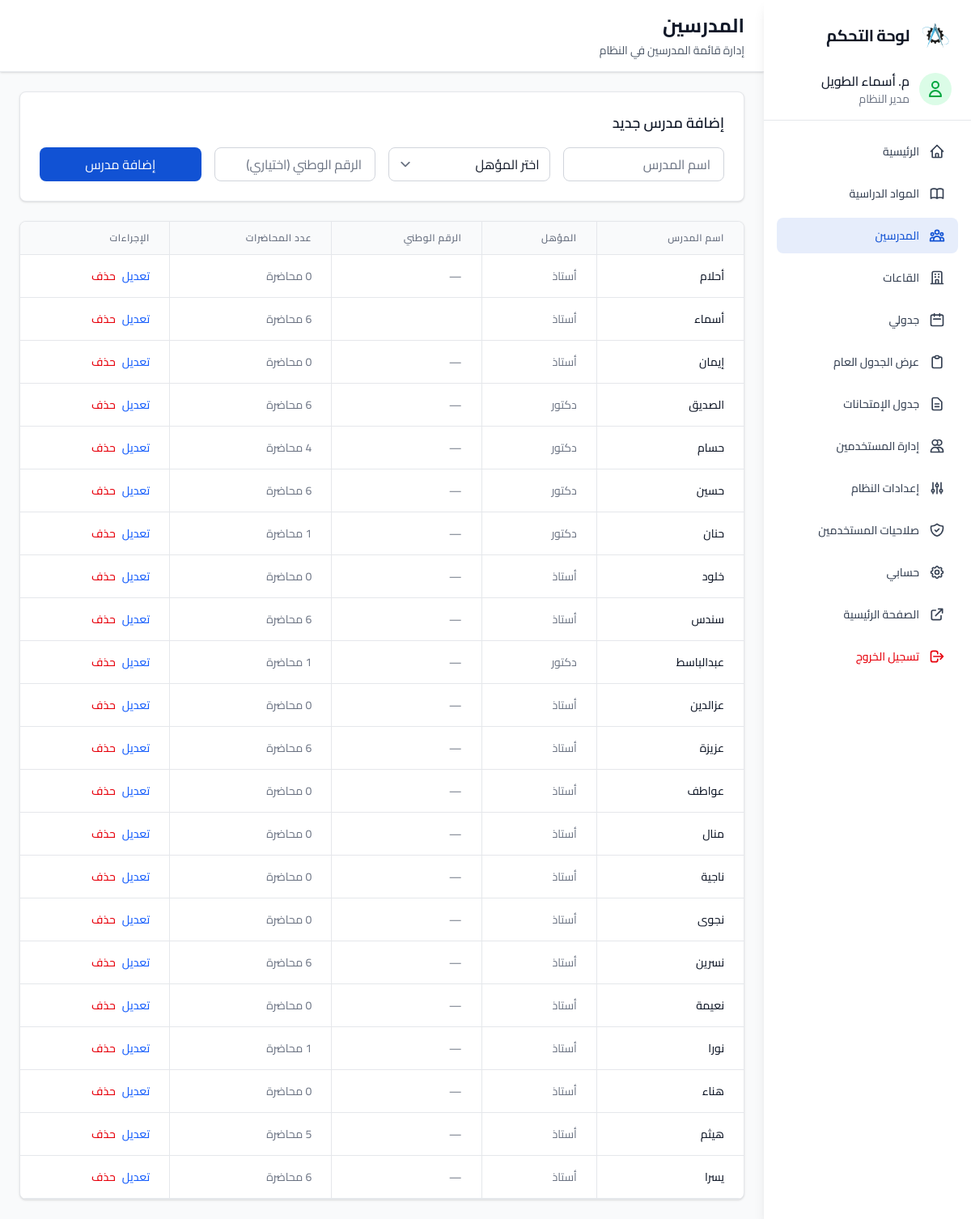
The page /Admin/teachers.php (signed in) on the database its author committed.
### tables this page shows
CREATE TABLE `teachers` (
  `id` int(11) NOT NULL AUTO_INCREMENT,
  `name` varchar(50) NOT NULL,
  `title` varchar(20) DEFAULT NULL,
  `national_id` varchar(20) DEFAULT NULL,
  `password` varchar(255) DEFAULT NULL,
  `must_change_password` tinyint(1) NOT NULL DEFAULT 1,
  PRIMARY KEY (`id`),
  UNIQUE KEY `national_id` (`national_id`)
);

### includes/auth_check.php (called while the page is built, shortened)
<?php
function isAdmin() {
    return isset($_SESSION['role']) && $_SESSION['role'] === 'admin';
}
?>

### Admin/teachers.php (the view, shortened to what this page needs)
<?php
require_once '../includes/config.php';
require_once '../includes/auth_check.php';
$teachers = $pdo->query("SELECT id, name, title, national_id FROM teachers ORDER BY name")->fetchAll();
?>
<!DOCTYPE html>
<html dir="rtl" lang="ar">
<head>
    <link rel="stylesheet" href="../assets/CSS/style.css">
    <link href="../assets/fonts/cairo.css" rel="stylesheet"/>
</head>
<body class="font-sans antialiased bg-gray-50">
<?php include 'sidebar.php'; ?>
    <main class="flex-1 overflow-y-auto pt-0">
        <header class="bg-white shadow-sm border-b border-gray-200">
            <div class="px-6 py-4">
                <h1 class="text-2xl font-bold text-gray-900">المدرسين</h1>
                <p class="text-sm text-gray-600 mt-1">إدارة قائمة المدرسين في النظام</p>
            </div>
        </header>
        <div class="p-3 md:p-6">
            <?php if (isAdmin() || (isUser() && $perms['perm_user_teachers_add'])): ?>
            <div class="bg-white rounded-custom shadow border border-gray-200 p-4 md:p-6 mb-6">
                <h2 class="text-lg font-semibold text-gray-900 mb-4">إضافة مدرس جديد</h2>
                <form method="POST" class="grid grid-cols-1 md:grid-cols-2 lg:grid-cols-4 gap-3 md:gap-4">
                    <input type="text" name="teacher_name" placeholder="اسم المدرس" required
                           class="px-4 py-2 border border-gray-300 rounded-custom focus:outline-none focus:ring-2 focus:ring-primary">
                    <select name="title" required class="px-4 py-2 border border-gray-300 rounded-custom focus:outline-none focus:ring-2 focus:ring-primary">
                        <option value="">اختر المؤهل</option>
                    </select>
                    <input type="text" name="national_id" placeholder="الرقم الوطني (اختياري)"
                           class="px-4 py-2 border border-gray-300 rounded-custom focus:outline-none focus:ring-2 focus:ring-primary">
                    <button type="submit" name="add_teacher" class="px-6 py-2 bg-primary text-white rounded-custom hover:bg-primary/90 transition-colors">
                        إضافة مدرس
                    </button>
                </form>
            </div>
            <?php endif; ?>
            <div class="bg-white rounded-custom shadow border border-gray-200 overflow-hidden">
                <div class="overflow-x-auto">
                    <table class="w-full text-right">
                        <thead class="bg-gray-50">
                            <tr>
                                <th class="px-6 py-3 text-xs font-semibold text-gray-500 uppercase tracking-wider">اسم المدرس</th>
                                <th class="px-6 py-3 text-xs font-semibold text-gray-500 uppercase tracking-wider">المؤهل</th>
                                <th class="px-6 py-3 text-xs font-semibold text-gray-500 uppercase tracking-wider">الرقم الوطني</th>
                                <th class="px-6 py-3 text-xs font-semibold text-gray-500 uppercase tracking-wider">عدد المحاضرات</th>
                                <th class="px-6 py-3 text-xs font-semibold text-gray-500 uppercase tracking-wider">الإجراءات</th>
                            </tr>
                        </thead>
                        <tbody class="divide-y divide-gray-200">
                            <?php foreach ($teachers as $teacher): ?>
                                <?php
                                $schedule_count = $pdo->prepare("SELECT COUNT(*) as count FROM schedules WHERE teacher_id = ?");
                                $schedule_count->execute([$teacher['id']]);
                                $count = $schedule_count->fetch()['count'];
                                ?>
                                <tr>
                                    <td class="px-6 py-4 whitespace-nowrap text-sm font-medium text-gray-900">
                                        <?php echo htmlspecialchars($teacher['name']); ?>
                                    </td>
                                    <td class="px-6 py-4 whitespace-nowrap text-sm text-gray-500">
                                        <?php echo htmlspecialchars($teacher['title'] ?? ''); ?>
                                    </td>
                                    <td class="px-6 py-4 whitespace-nowrap text-sm text-gray-500 font-mono">
                                        <?php echo htmlspecialchars($teacher['national_id'] ?? '—'); ?>
                                    </td>
                                    <td class="px-6 py-4 whitespace-nowrap text-sm text-gray-500">
                                        <?php echo $count; ?>  محاضرة
                                    </td>
                                    <td class="px-6 py-4 whitespace-nowrap text-sm text-gray-500">
                                        <div class="flex gap-2">
                                            <?php if (isAdmin() || (isUser() && $perms['perm_user_teachers_edit'])): ?>
                                            <button onclick="editTeacher(<?php echo $teacher['id']; ?>, '<?php echo htmlspecialchars(addslashes($teacher['name'])); ?>', '<?php echo htmlspecialchars($teacher['title'] ?? ''); ?>', '<?php echo htmlspecialchars($teacher['national_id'] ?? ''); ?>')"
                                                    class="text-blue-600 hover:text-blue-900 font-medium">تعديل</button>
                                            <?php endif; ?>
                                            <?php if (isAdmin() || (isUser() && $perms['perm_user_teachers_delete'])): ?>
                                            <button type="button" onclick="showDeleteTeacherModal(<?php echo $teacher['id']; ?>)" class="text-red-600 hover:text-red-900 font-medium">حذف</button>
                                            <?php endif; ?>
                                        </div>
                                    </td>
                                </tr>
                            <?php endforeach; ?>
                        </tbody>
                    </table>
                </div>
            </div>
        </div>
    </main>
</div>
</body>
</html>

### assets/CSS/style.css (style rules this page uses)
body { background-color: #f9fafb; color: #111827; font-family: 'Cairo', sans-serif; }
select, [dir="rtl"] select { background-position: left 0.5rem center !important; padding-left: 2.5rem !important; padding-right: 0.75rem !important; }
table { border-collapse: separate; border-spacing: 0; }
th, td { border-left: 1px solid #e5e7eb; border-bottom: 1px solid #e5e7eb; }
th:last-child, td:last-child { border-left: none; }

### rows shown on the page
teachers: name "أحلام", title "أستاذ", national "—"
teachers: name "أسماء", title "أستاذ"
teachers: name "إيمان", title "أستاذ", national "—"
teachers: name "الصديق", title "دكتور", national "—"
teachers: name "حسام", title "دكتور", national "—"
teachers: name "حسين", title "دكتور", national "—"
teachers: name "حنان", title "دكتور", national "—"
teachers: name "خلود", title "أستاذ", national "—"
teachers: name "سندس", title "أستاذ", national "—"
teachers: name "عبدالباسط", title "دكتور", national "—"
teachers: name "عزالدين", title "أستاذ", national "—"
teachers: name "عزيزة", title "أستاذ", national "—"
teachers: name "عواطف", title "أستاذ", national "—"
teachers: name "منال", title "أستاذ", national "—"
teachers: name "ناجية", title "أستاذ", national "—"
teachers: name "نجوى", title "أستاذ", national "—"
teachers: name "نسرين", title "أستاذ", national "—"
teachers: name "نعيمة", title "أستاذ", national "—"
teachers: name "نورا", title "أستاذ", national "—"
teachers: name "هناء", title "أستاذ", national "—"
teachers: name "هيثم", title "أستاذ", national "—"
teachers: name "يسرا", title "أستاذ", national "—"

### other values the page prints
getTitleAbbr($current_user['title']) "م."
$current_user['name'] "أسماء الطويل"
